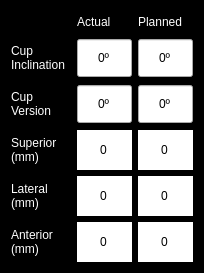
<?xml version="1.0" encoding="UTF-8"?>
<ui version="4.0">
 <class>CupParameterGadget</class>
 <widget class="QWidget" name="CupParameterGadget">
  <property name="geometry">
   <rect>
    <x>0</x>
    <y>0</y>
    <width>204</width>
    <height>273</height>
   </rect>
  </property>
  <property name="sizePolicy">
   <sizepolicy hsizetype="Fixed" vsizetype="Fixed">
    <horstretch>0</horstretch>
    <verstretch>0</verstretch>
   </sizepolicy>
  </property>
  <property name="minimumSize">
   <size>
    <width>0</width>
    <height>0</height>
   </size>
  </property>
  <property name="maximumSize">
   <size>
    <width>16777215</width>
    <height>16777215</height>
   </size>
  </property>
  <property name="windowTitle">
   <string>CupParameterGadget</string>
  </property>
  <property name="styleSheet">
   <string notr="true">#CupParameterGadget{
  background-color: rgb(0, 0, 0);
}</string>
  </property>
  <layout class="QGridLayout" name="gridLayout">
   <item row="0" column="1">
    <widget class="QLabel" name="label">
     <property name="styleSheet">
      <string notr="true">.QLabel
{
  color: rgb(255, 255, 255);
}</string>
     </property>
     <property name="text">
      <string>Actual</string>
     </property>
    </widget>
   </item>
   <item row="0" column="2">
    <widget class="QLabel" name="label_2">
     <property name="styleSheet">
      <string notr="true">.QLabel
{
  color: rgb(255, 255, 255);
}</string>
     </property>
     <property name="text">
      <string>Planned</string>
     </property>
    </widget>
   </item>
   <item row="1" column="0">
    <widget class="QLabel" name="label_CupInclination">
     <property name="styleSheet">
      <string notr="true">.QLabel
{
  color: rgb(255, 255, 255);
}</string>
     </property>
     <property name="text">
      <string>Cup
Inclination</string>
     </property>
    </widget>
   </item>
   <item row="1" column="1">
    <widget class="QSpinBox" name="spinBoxCupPlanInclination">
     <property name="minimumSize">
      <size>
       <width>0</width>
       <height>40</height>
      </size>
     </property>
     <property name="maximumSize">
      <size>
       <width>55</width>
       <height>40</height>
      </size>
     </property>
     <property name="alignment">
      <set>Qt::AlignCenter</set>
     </property>
     <property name="readOnly">
      <bool>false</bool>
     </property>
     <property name="buttonSymbols">
      <enum>QAbstractSpinBox::NoButtons</enum>
     </property>
     <property name="suffix">
      <string>º</string>
     </property>
     <property name="minimum">
      <number>-99999999</number>
     </property>
     <property name="maximum">
      <number>99999999</number>
     </property>
    </widget>
   </item>
   <item row="1" column="2">
    <widget class="QSpinBox" name="spinBoxCupPlanInclination_2">
     <property name="minimumSize">
      <size>
       <width>0</width>
       <height>40</height>
      </size>
     </property>
     <property name="maximumSize">
      <size>
       <width>55</width>
       <height>40</height>
      </size>
     </property>
     <property name="alignment">
      <set>Qt::AlignCenter</set>
     </property>
     <property name="readOnly">
      <bool>false</bool>
     </property>
     <property name="buttonSymbols">
      <enum>QAbstractSpinBox::NoButtons</enum>
     </property>
     <property name="suffix">
      <string>º</string>
     </property>
     <property name="minimum">
      <number>-99999999</number>
     </property>
     <property name="maximum">
      <number>99999999</number>
     </property>
    </widget>
   </item>
   <item row="2" column="0">
    <widget class="QLabel" name="label_CupVersion">
     <property name="styleSheet">
      <string notr="true">.QLabel
{
  color: rgb(255, 255, 255);
}</string>
     </property>
     <property name="text">
      <string>Cup
Version</string>
     </property>
    </widget>
   </item>
   <item row="2" column="1">
    <widget class="QSpinBox" name="spinBox_CupPlanVersion">
     <property name="minimumSize">
      <size>
       <width>55</width>
       <height>40</height>
      </size>
     </property>
     <property name="maximumSize">
      <size>
       <width>55</width>
       <height>40</height>
      </size>
     </property>
     <property name="alignment">
      <set>Qt::AlignCenter</set>
     </property>
     <property name="readOnly">
      <bool>false</bool>
     </property>
     <property name="buttonSymbols">
      <enum>QAbstractSpinBox::NoButtons</enum>
     </property>
     <property name="suffix">
      <string>º</string>
     </property>
     <property name="minimum">
      <number>-99999999</number>
     </property>
     <property name="maximum">
      <number>99999999</number>
     </property>
    </widget>
   </item>
   <item row="2" column="2">
    <widget class="QSpinBox" name="spinBox_CupPlanVersion_2">
     <property name="minimumSize">
      <size>
       <width>55</width>
       <height>40</height>
      </size>
     </property>
     <property name="maximumSize">
      <size>
       <width>55</width>
       <height>40</height>
      </size>
     </property>
     <property name="alignment">
      <set>Qt::AlignCenter</set>
     </property>
     <property name="readOnly">
      <bool>false</bool>
     </property>
     <property name="buttonSymbols">
      <enum>QAbstractSpinBox::NoButtons</enum>
     </property>
     <property name="suffix">
      <string>º</string>
     </property>
     <property name="minimum">
      <number>-99999999</number>
     </property>
     <property name="maximum">
      <number>99999999</number>
     </property>
    </widget>
   </item>
   <item row="3" column="0">
    <widget class="QLabel" name="label_Superior">
     <property name="styleSheet">
      <string notr="true">.QLabel
{
  color: rgb(255, 255, 255);
}</string>
     </property>
     <property name="text">
      <string>Superior
(mm)</string>
     </property>
    </widget>
   </item>
   <item row="3" column="1">
    <widget class="QSpinBox" name="spinBoxSuperior">
     <property name="minimumSize">
      <size>
       <width>55</width>
       <height>40</height>
      </size>
     </property>
     <property name="maximumSize">
      <size>
       <width>55</width>
       <height>40</height>
      </size>
     </property>
     <property name="frame">
      <bool>false</bool>
     </property>
     <property name="alignment">
      <set>Qt::AlignCenter</set>
     </property>
     <property name="readOnly">
      <bool>false</bool>
     </property>
     <property name="buttonSymbols">
      <enum>QAbstractSpinBox::NoButtons</enum>
     </property>
     <property name="minimum">
      <number>-99999999</number>
     </property>
     <property name="maximum">
      <number>99999999</number>
     </property>
    </widget>
   </item>
   <item row="3" column="2">
    <widget class="QSpinBox" name="spinBoxSuperior_2">
     <property name="minimumSize">
      <size>
       <width>55</width>
       <height>40</height>
      </size>
     </property>
     <property name="maximumSize">
      <size>
       <width>55</width>
       <height>40</height>
      </size>
     </property>
     <property name="frame">
      <bool>false</bool>
     </property>
     <property name="alignment">
      <set>Qt::AlignCenter</set>
     </property>
     <property name="readOnly">
      <bool>false</bool>
     </property>
     <property name="buttonSymbols">
      <enum>QAbstractSpinBox::NoButtons</enum>
     </property>
     <property name="minimum">
      <number>-99999999</number>
     </property>
     <property name="maximum">
      <number>99999999</number>
     </property>
    </widget>
   </item>
   <item row="4" column="0">
    <widget class="QLabel" name="label_Medial">
     <property name="styleSheet">
      <string notr="true">.QLabel
{
  color: rgb(255, 255, 255);
}</string>
     </property>
     <property name="text">
      <string>Lateral
(mm)</string>
     </property>
    </widget>
   </item>
   <item row="4" column="1">
    <widget class="QSpinBox" name="spinBoxMedial">
     <property name="minimumSize">
      <size>
       <width>55</width>
       <height>40</height>
      </size>
     </property>
     <property name="maximumSize">
      <size>
       <width>55</width>
       <height>40</height>
      </size>
     </property>
     <property name="frame">
      <bool>false</bool>
     </property>
     <property name="alignment">
      <set>Qt::AlignCenter</set>
     </property>
     <property name="readOnly">
      <bool>false</bool>
     </property>
     <property name="buttonSymbols">
      <enum>QAbstractSpinBox::NoButtons</enum>
     </property>
     <property name="minimum">
      <number>-99999999</number>
     </property>
     <property name="maximum">
      <number>99999999</number>
     </property>
    </widget>
   </item>
   <item row="4" column="2">
    <widget class="QSpinBox" name="spinBoxMedial_2">
     <property name="minimumSize">
      <size>
       <width>55</width>
       <height>40</height>
      </size>
     </property>
     <property name="maximumSize">
      <size>
       <width>55</width>
       <height>40</height>
      </size>
     </property>
     <property name="frame">
      <bool>false</bool>
     </property>
     <property name="alignment">
      <set>Qt::AlignCenter</set>
     </property>
     <property name="readOnly">
      <bool>false</bool>
     </property>
     <property name="buttonSymbols">
      <enum>QAbstractSpinBox::NoButtons</enum>
     </property>
     <property name="minimum">
      <number>-99999999</number>
     </property>
     <property name="maximum">
      <number>99999999</number>
     </property>
    </widget>
   </item>
   <item row="5" column="0">
    <widget class="QLabel" name="label_Posterior">
     <property name="styleSheet">
      <string notr="true">.QLabel
{
  color: rgb(255, 255, 255);
}</string>
     </property>
     <property name="text">
      <string>Anterior
(mm)</string>
     </property>
    </widget>
   </item>
   <item row="5" column="1">
    <widget class="QSpinBox" name="spinBoxPosterior">
     <property name="minimumSize">
      <size>
       <width>55</width>
       <height>40</height>
      </size>
     </property>
     <property name="maximumSize">
      <size>
       <width>55</width>
       <height>40</height>
      </size>
     </property>
     <property name="frame">
      <bool>false</bool>
     </property>
     <property name="alignment">
      <set>Qt::AlignCenter</set>
     </property>
     <property name="readOnly">
      <bool>false</bool>
     </property>
     <property name="buttonSymbols">
      <enum>QAbstractSpinBox::NoButtons</enum>
     </property>
     <property name="minimum">
      <number>-99999999</number>
     </property>
     <property name="maximum">
      <number>99999999</number>
     </property>
    </widget>
   </item>
   <item row="5" column="2">
    <widget class="QSpinBox" name="spinBoxPosterior_2">
     <property name="minimumSize">
      <size>
       <width>55</width>
       <height>40</height>
      </size>
     </property>
     <property name="maximumSize">
      <size>
       <width>55</width>
       <height>40</height>
      </size>
     </property>
     <property name="frame">
      <bool>false</bool>
     </property>
     <property name="alignment">
      <set>Qt::AlignCenter</set>
     </property>
     <property name="readOnly">
      <bool>false</bool>
     </property>
     <property name="buttonSymbols">
      <enum>QAbstractSpinBox::NoButtons</enum>
     </property>
     <property name="minimum">
      <number>-99999999</number>
     </property>
     <property name="maximum">
      <number>99999999</number>
     </property>
    </widget>
   </item>
  </layout>
 </widget>
 <layoutdefault spacing="6" margin="11"/>
 <resources/>
 <connections/>
</ui>
